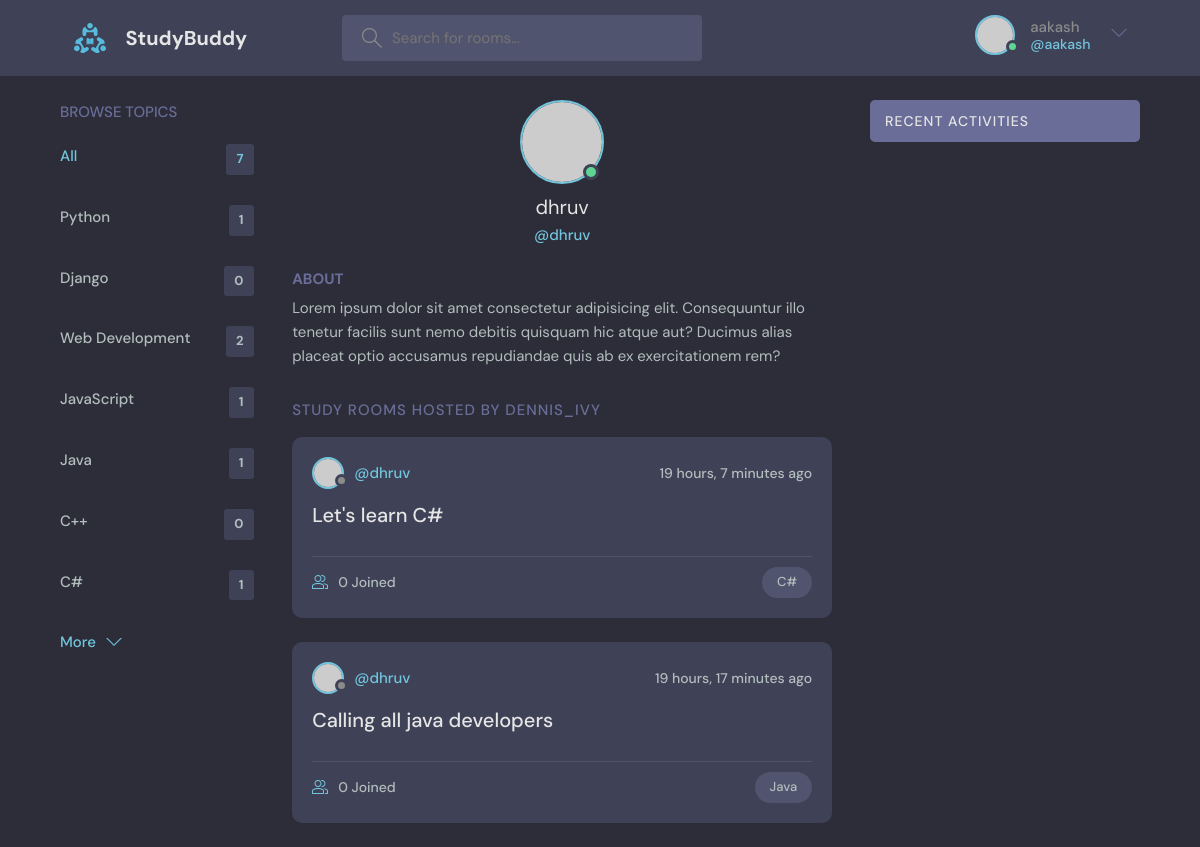
The app's page /profile/3/ (signed in) with its own data.
### base/models.py (models this page shows, shortened)
class Topic(models.Model):
    name = models.CharField(max_length=200)

class Room(models.Model):
    host = models.ForeignKey(User, on_delete=models.SET_NULL, null=True)
    topic = models.ForeignKey(Topic, on_delete=models.SET_NULL, null=True)
    name = models.CharField(max_length = 200)
    description = models.TextField(null = True, blank = True)
    participants = models.ManyToManyField(User, related_name='participants', blank=True)
    updated = models.DateTimeField(auto_now=True)
    created = models.DateTimeField(auto_now_add=True)
    class Meta:
        ordering = ['-updated', '-created']

### base/views.py (the view)
# urls.py: path('profile/<str:pk>/', views.user_profile, name="user-profile"),
def user_profile(request, pk):
    user = User.objects.get(id=pk)
    rooms = user.room_set.all()
    room_messages = user.message_set.all()
    topics = Topic.objects.all()
    context = {'user': user, 'rooms': rooms, 'room_messages': room_messages, 'topics': topics}
    return render(request, 'base/profile.html', context)

### base/templates/base/profile.html (shortened to what this page needs)
{% extends 'main.html' %}
{% block content %}
<main class="profile-page layout layout--3">
    <div class="container">
      {% include 'base/topics_component.html' %}
      <div class="roomList">
        <div class="profile">
          <div class="profile__avatar">
            <div class="avatar avatar--large active">
              <img src="https://randomuser.me/api/portraits/men/11.jpg" />
            </div>
          </div>
          <div class="profile__info">
            <h3>{{user.username}}</h3>
            <p>@{{user.username}}</p>
          </div>
          <div class="profile__about">
            <h3>About</h3>
            <p>
              Lorem ipsum dolor sit amet consectetur adipisicing elit. Consequuntur illo tenetur
              facilis sunt nemo debitis quisquam hic atque aut? Ducimus alias placeat optio
              accusamus repudiandae quis ab ex exercitationem rem?
            </p>
          </div>
        </div>
        <div class="roomList__header">
          <div>
            <h2>Study Rooms Hosted by dennis_ivy</a>
            </h2>
          </div>
        </div>
        {% include 'base/feed_component.html' %}
      </div>
      {% include 'base/activity_component.html' %}
    </div>
  </main>
{% endblock %}

### templates/navbar.html (shortened to what this page needs)
{%load static%}
<header class="header header--loggedIn">
    <div class="container">
      <a href="{% url 'home' %}" class="header__logo">
        <img src="{% static 'images/logo.svg' %}" />
        <h1>StudyBuddy</h1>
      </a>
      <form class="header__search" method="GET" action="{% url 'home' %}">
        <label>
          <input name="q" placeholder="Search for rooms..." />
        </label>
      </form>
      <nav class="header__menu">
        {% if request.user.is_authenticated %}
        <div class="header__user">
          <a href="profile.html">
            <div class="avatar avatar--medium active">
              <img src="https://randomuser.me/api/portraits/men/37.jpg" />
            </div>
            <p>{{request.user.username}}<span>@{{request.user.username}}</span></p>
          </a>
          <button class="dropdown-button">
            <svg version="1.1" xmlns="http://www.w3.org/2000/svg" width="32" height="32" viewBox="0 0 32 32">
              <title>chevron-down</title>
              <path d="M16 21l-13-13h-3l16 16 16-16h-3l-13 13z"></path>
            </svg>
          </button>
        </div>
        {% else %}
        <a href="{% url 'login' %}">
          <img src="{% static 'images/avatar.svg' %}" />
          <p>Login</p>
        </a>
        {% endif %}
      </nav>
    </div>
  </header>

### base/templates/base/topics_component.html
<div class="topics">
    <div class="topics__header">
      <h2>Browse Topics</h2>
    </div>
    <ul class="topics__list">
      <li>
        <a href="{% url 'home' %}" class="active">All <span>{{topics.count}}</span></a>
      </li>
      {% for topic in topics %}
      <li>
        <a href="{% url 'home' %}?q={{topic.name}}">{{topic.name}}<span>{{topic.room_set.all.count}}</span></a>
      </li>
      {% endfor %}
    </ul>
    <a class="btn btn--link" href="topics.html">
      More
      <svg version="1.1" xmlns="http://www.w3.org/2000/svg" width="32" height="32" viewBox="0 0 32 32">
        <title>chevron-down</title>
        <path d="M16 21l-13-13h-3l16 16 16-16h-3l-13 13z"></path>
      </svg>
    </a>
</div>

### base/templates/base/feed_component.html (shortened to what this page needs)
{%for room in rooms%}
<div class="roomListRoom">
    <div class="roomListRoom__header">
      <a href="{% url 'user-profile' room.host.id %}" class="roomListRoom__author">
        <div class="avatar avatar--small">
          <img src="https://randomuser.me/api/portraits/women/11.jpg" />
        </div>
        <span>@{{room.host.username}}</span>
      </a>
      <div class="roomListRoom__actions">
        <span>{{room.created | timesince}} ago</span>
      </div>
    </div>
    <div class="roomListRoom__content">
      <a href="{% url 'room' room.id %}">{{room.name}}</a>
    </div>
    <div class="roomListRoom__meta">
      <a href="{% url 'room' room.id %}" class="roomListRoom__joined">
        {{room.participants.all.count}} Joined
      </a>
      <p class="roomListRoom__topic">{{room.topic.name}}</p>
    </div>
  </div>
{% endfor %}

### records on screen
Topic: name "Python", room_set.all.count "1"
Topic: name "Django", room_set.all.count "0"
Topic: name "Web Development", room_set.all.count "2"
Topic: name "JavaScript", room_set.all.count "1"
Topic: name "Java", room_set.all.count "1"
Topic: name "C++", room_set.all.count "0"
Topic: name "C#", room_set.all.count "1"
Room: host.username "dhruv", created "19 hours, 7 minutes", name "Let's learn C#", participants.all.count "0", topic.name "C#"
Room: host.username "dhruv", created "19 hours, 17 minutes", name "Calling all java developers", participants.all.count "0", topic.name "Java"

### other values on screen
{{ request.user.username }} "aakash"
{{ topics.count }} "7"
{{ user.username }} "dhruv"
